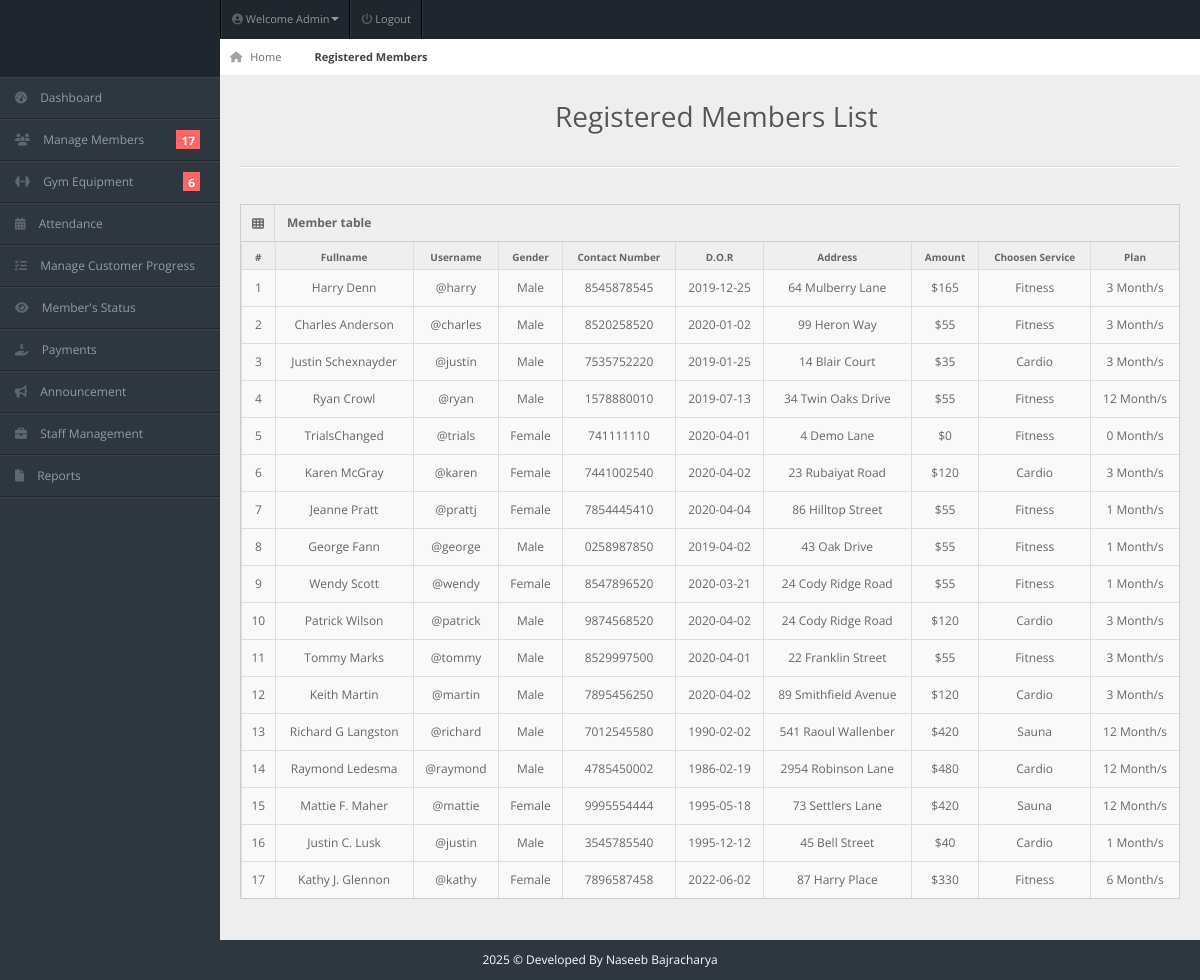
Page /admin/members.php (signed in) on the committed database.
### tables this page shows
CREATE TABLE `members` (
  `user_id` int(11) NOT NULL,
  `fullname` varchar(20) NOT NULL,
  `username` varchar(20) NOT NULL,
  `password` varchar(100) NOT NULL,
  `gender` varchar(20) NOT NULL,
  `dor` date NOT NULL,
  `services` varchar(50) NOT NULL,
  `amount` int(100) NOT NULL,
  `paid_date` date NOT NULL,
  `p_year` int(11) NOT NULL,
  `plan` varchar(100) NOT NULL,
  `address` varchar(20) NOT NULL,
  `contact` varchar(10) NOT NULL,
  `status` varchar(20) NOT NULL DEFAULT 'Active',
  `attendance_count` int(100) NOT NULL,
  `ini_weight` int(100) NOT NULL DEFAULT '0',
  `curr_weight` int(100) NOT NULL DEFAULT '0',
  `ini_bodytype` varchar(50) NOT NULL,
  `curr_bodytype` varchar(50) NOT NULL,
  `progress_date` date NOT NULL,
  `reminder` int(11) NOT NULL DEFAULT '0'
);

### admin/members.php (the view, shortened to what this page needs)
<!DOCTYPE html>
<html lang="en">
<head>
<link rel="stylesheet" href="../css/bootstrap.min.css" />
<link rel="stylesheet" href="../css/bootstrap-responsive.min.css" />
<link rel="stylesheet" href="../css/fullcalendar.css" />
<link rel="stylesheet" href="../css/matrix-style.css" />
<link rel="stylesheet" href="../css/matrix-media.css" />
<link href="../font-awesome/css/fontawesome.css" rel="stylesheet" />
<link href="../font-awesome/css/all.css" rel="stylesheet" />
<link rel="stylesheet" href="../css/jquery.gritter.css" />
</head>
<body>
<div id="header">
  <h1><a href="dashboard.html">Perfect Gym Admin</a></h1>
</div>
<?php include 'includes/topheader.php'?>
<?php $page="members"; include 'includes/sidebar.php'?>
<div id="content">
  <div id="content-header">
    <div id="breadcrumb"> <a href="#" title="Go to Home" class="tip-bottom"><i class="fas fa-home"></i> Home</a> <a href="#" class="current">Registered Members</a> </div>
    <h1 class="text-center">Registered Members List <i class="fas fa-group"></i></h1>
  </div>
  <div class="container-fluid">
    <hr>
    <div class="row-fluid">
      <div class="span12">
      <div class='widget-box'>
          <div class='widget-title'> <span class='icon'> <i class='fas fa-th'></i> </span>
            <h5>Member table</h5>
          </div>
          <div class='widget-content nopadding'>
	  <?php
      $qry="select * from members";
      $cnt = 1;
        $result=mysqli_query($conn,$qry);
          echo"<table class='table table-bordered table-hover'>
              <thead>
                <tr>
                  <th>#</th>
                  <th>Fullname</th>
                  <th>Username</th>
                  <th>Gender</th>
                  <th>Contact Number</th>
                  <th>D.O.R</th>
                  <th>Address</th>
                  <th>Amount</th>
                  <th>Choosen Service</th>
                  <th>Plan</th>
                </tr>
              </thead>";
            while($row=mysqli_fetch_array($result)){
            echo"<tbody>
                <td><div class='text-center'>".$cnt."</div></td>
                <td><div class='text-center'>".$row['fullname']."</div></td>
                <td><div class='text-center'>@".$row['username']."</div></td>
                <td><div class='text-center'>".$row['gender']."</div></td>
                <td><div class='text-center'>".$row['contact']."</div></td>
                <td><div class='text-center'>".$row['dor']."</div></td>
                <td><div class='text-center'>".$row['address']."</div></td>
                <td><div class='text-center'>$".$row['amount']."</div></td>
                <td><div class='text-center'>".$row['services']."</div></td>
                <td><div class='text-center'>".$row['plan']." Month/s</div></td>
              </tbody>";
          $cnt++;  }
            ?>
            </table>
          </div>
        </div>
      </div>
    </div>
  </div>
</div>
<div class="row-fluid">
  <div id="footer" class="span12"> <?php echo date("Y");?> &copy; Developed By Naseeb Bajracharya</a> </div>
</div>
</body>
</html>

### css/matrix-style.css (style rules this page uses)
* { outline: none !important; -moz-outline: none !important; }
html, body { height: 100%; }
body { overflow-x: hidden; margin-top: -10px; font-family: "Open Sans", sans-serif; font-size: 12px; color: #666; }
a { color: #666; }
select, textarea, input[type="text"], input[type="password"], input[type="datetime"], input[type="datetime-local"], input[type="date"], input[type="month"], input[type="time"], input[type="week"], input[type="number"], input[type="email"], input[type="url"], input[type="search"], input[type="tel"], input[type="color"], .uneditable-input, .label, .dropdown-menu, .btn, .well, .progress, .table-bordered, .btn-group > .btn:first-child, .btn-group > .btn:last-child, .btn-group > .btn:last-child, .btn-group > .dropdown-toggle, .alert { border-radius: 0px; }
#footer { padding: 10px; text-align: center; }
hr { border-top-color: #dadada; }
#header { height: 77px; position: relative; width: 100%; z-index: -9; }
#header h1 { background: url("../img/icontest3.png") no-repeat scroll 0 0 transparent; height: 31px; left: 20px; line-height: 600px; overflow: hidden; position: relative; top: 26px; width: 191px; }
#header h1 a { display: block; }
#content { background: none repeat scroll 0 0 #eeeeee; margin-left: 220px; margin-right: 0; padding-bottom: 25px; position: relative; min-height: 100%; width: auto; }
#content-header { position: abslute; width: 100%; margin-top: -38px; z-index: 20; }
#content-header h1 { color: #555555; font-size: 28px; font-weight: normal; float: none; text-shadow: 0 1px 0 #ffffff; margin-left: 20px; position: relative; }
#content-header h1, #content-header .btn-group { margin-top: 20px; }
#breadcrumb { background-color: #fff; border-bottom: 1px solid #e3ebed; }
#breadcrumb a { padding: 8px 20px 8px 10px; display: inline-block; background-image: url("../img/breadcrumb.png"); background-position: center right; background-repeat: no-repeat; font-size: 11px; color: #666666; }
#breadcrumb a:last-child { background-image: none; }
#breadcrumb a.current { font-weight: bold; color: #444444; }
#breadcrumb a i { margin-right: 5px; opacity: 0.6; }
.widget-box { background: none repeat scroll 0 0 #f9f9f9; border-left: 1px solid #cdcdcd; border-top: 1px solid #cdcdcd; border-right: 1px solid #cdcdcd; clear: both; margin-top: 16px; margin-bottom: 16px; position: relative; }
.widget-title, .modal-header, .table th, div.dataTables_wrapper .ui-widget-header { background: #efefef; border-bottom: 1px solid #cdcdcd; height: 36px; }
.widget-title span.icon { padding: 9px 10px 7px 11px; float: left; border-right: 1px solid #dadada; }
.widget-title h5 { color: #666; float: left; font-size: 12px; font-weight: bold; padding: 12px; line-height: 12px; margin: 0; }
.widget-content { padding: 15px; border-bottom: 1px solid #cdcdcd; }
.table th { height: auto; font-size: 10px; padding: 5px 10px 2px; border-bottom: 0; text-align: center; color: #666666; }
.nopadding { padding: 0 !important; }
.nopadding .table { margin-bottom: 0; }
.nopadding .table-bordered { border: 0; }

### css/matrix-media.css (style rules this page uses)
body { background:#2E363F; }
#header { background-color: #1f262d; margin-top:10px; }

### admin/members.php (style rules this page uses)
#footer { color: white; }

### rows in the picture
members: fullname "Harry Denn", username "harry", gender "Male", contact "8545878545", dor "2019-12-25", address "64 Mulberry Lane", amount "165", services "Fitness", plan "3"
members: fullname "Charles Anderson", username "charles", gender "Male", contact "8520258520", dor "2020-01-02", address "99 Heron Way", amount "55", services "Fitness", plan "3"
members: fullname "Justin Schexnayder", username "justin", gender "Male", contact "7535752220", dor "2019-01-25", address "14 Blair Court", amount "35", services "Cardio", plan "3"
members: fullname "Ryan Crowl", username "ryan", gender "Male", contact "1578880010", dor "2019-07-13", address "34 Twin Oaks Drive", amount "55", services "Fitness", plan "12"
members: fullname "TrialsChanged", username "trials", gender "Female", contact "741111110", dor "2020-04-01", address "4 Demo Lane", amount "0", services "Fitness", plan "0"
members: fullname "Karen McGray", username "karen", gender "Female", contact "7441002540", dor "2020-04-02", address "23 Rubaiyat Road", amount "120", services "Cardio", plan "3"
members: fullname "Jeanne Pratt", username "prattj", gender "Female", contact "7854445410", dor "2020-04-04", address "86 Hilltop Street", amount "55", services "Fitness", plan "1"
members: fullname "George Fann", username "george", gender "Male", contact "0258987850", dor "2019-04-02", address "43 Oak Drive", amount "55", services "Fitness", plan "1"
members: fullname "Wendy Scott", username "wendy", gender "Female", contact "8547896520", dor "2020-03-21", address "24 Cody Ridge Road", amount "55", services "Fitness", plan "1"
members: fullname "Patrick Wilson", username "patrick", gender "Male", contact "9874568520", dor "2020-04-02", address "24 Cody Ridge Road", amount "120", services "Cardio", plan "3"
members: fullname "Tommy Marks", username "tommy", gender "Male", contact "8529997500", dor "2020-04-01", address "22 Franklin Street", amount "55", services "Fitness", plan "3"
members: fullname "Keith Martin", username "martin", gender "Male", contact "7895456250", dor "2020-04-02", address "89 Smithfield Avenue", amount "120", services "Cardio", plan "3"
members: fullname "Richard G Langston", username "richard", gender "Male", contact "7012545580", dor "1990-02-02", address "541 Raoul Wallenber", amount "420", services "Sauna", plan "12"
members: fullname "Raymond Ledesma", username "raymond", gender "Male", contact "4785450002", dor "1986-02-19", address "2954 Robinson Lane", amount "480", services "Cardio", plan "12"
members: fullname "Mattie F. Maher", username "mattie", gender "Female", contact "9995554444", dor "1995-05-18", address "73 Settlers Lane", amount "420", services "Sauna", plan "12"
members: fullname "Justin C. Lusk", username "justin", gender "Male", contact "3545785540", dor "1995-12-12", address "45 Bell Street", amount "40", services "Cardio", plan "1"
members: fullname "Kathy J. Glennon", username "kathy", gender "Female", contact "7896587458", dor "2022-06-02", address "87 Harry Place", amount "330", services "Fitness", plan "6"

### other values in the picture
$query->num_rows "17"
$query->num_rows "6"
